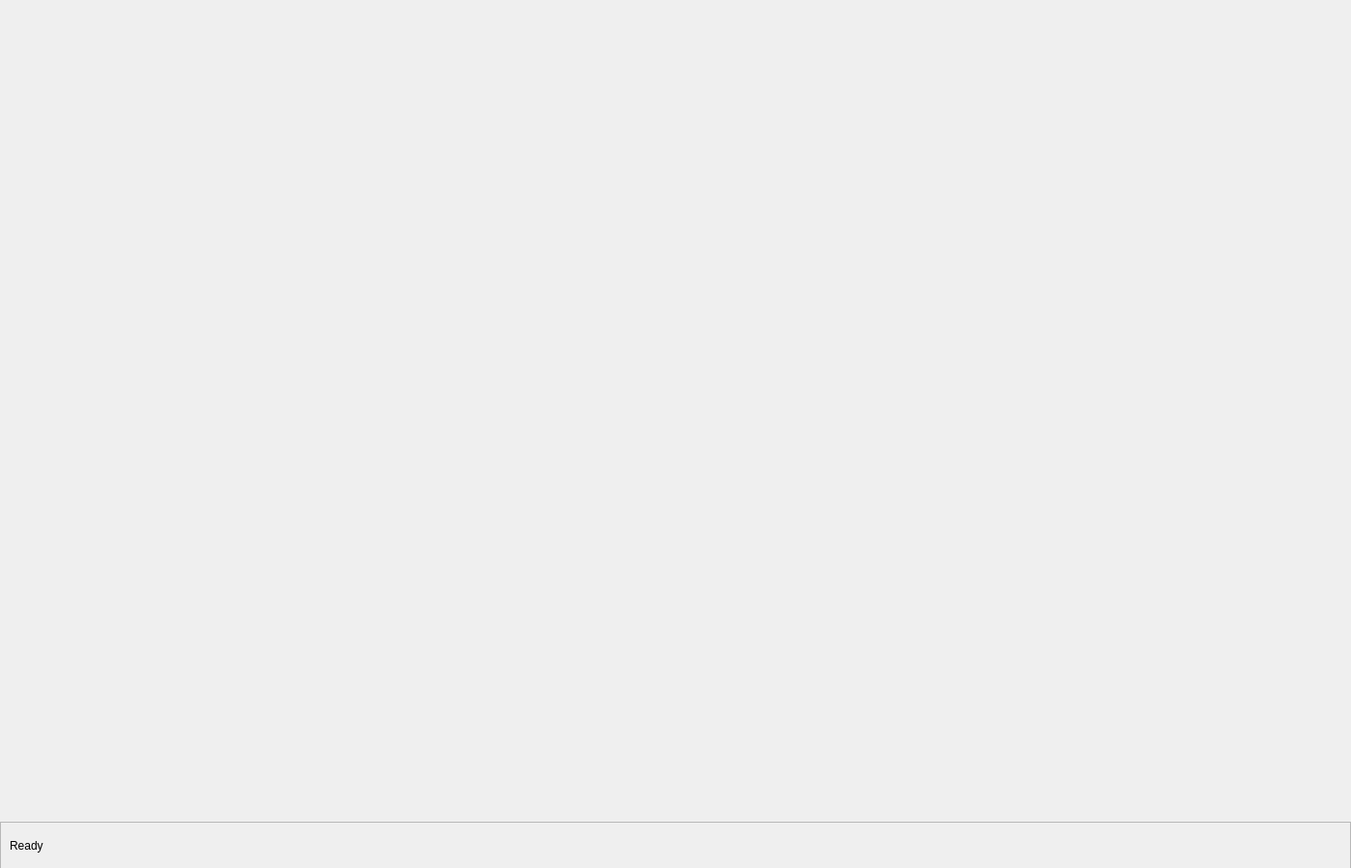
<?xml version="1.0" encoding="UTF-8"?>
<ui version="4.0">
 <class>Form</class>
 <widget class="QWidget" name="Form">
  <property name="geometry">
   <rect>
    <x>0</x>
    <y>0</y>
    <width>1400</width>
    <height>900</height>
   </rect>
  </property>
  <property name="minimumSize">
   <size>
    <width>1200</width>
    <height>800</height>
   </size>
  </property>
  <property name="windowTitle">
   <string>Luma Tools</string>
  </property>
  <layout class="QVBoxLayout" name="mainLayout">
   <property name="spacing">
    <number>0</number>
   </property>
   <property name="leftMargin">
    <number>0</number>
   </property>
   <property name="topMargin">
    <number>0</number>
   </property>
   <property name="rightMargin">
    <number>0</number>
   </property>
   <property name="bottomMargin">
    <number>0</number>
   </property>
   <item>
    <widget class="QTabWidget" name="tabWidget">
     <property name="currentIndex">
      <number>0</number>
     </property>
     <property name="documentMode">
      <bool>true</bool>
     </property>
     <property name="tabsClosable">
      <bool>false</bool>
     </property>
     <property name="movable">
      <bool>true</bool>
     </property>
    </widget>
   </item>
   <item>
    <widget class="QFrame" name="statusBar">
     <property name="minimumSize">
      <size>
       <width>0</width>
       <height>50</height>
      </size>
     </property>
     <property name="maximumSize">
      <size>
       <width>16777215</width>
       <height>45</height>
      </size>
     </property>
     <property name="frameShape">
      <enum>QFrame::StyledPanel</enum>
     </property>
     <property name="frameShadow">
      <enum>QFrame::Sunken</enum>
     </property>
     <layout class="QHBoxLayout" name="statusBarLayout">
      <property name="spacing">
       <number>10</number>
      </property>
      <item>
       <widget class="QLabel" name="StatusLabel">
        <property name="text">
         <string>Ready</string>
        </property>
       </widget>
      </item>
      <item>
       <spacer name="horizontalSpacer_5">
        <property name="orientation">
         <enum>Qt::Horizontal</enum>
        </property>
        <property name="sizeHint" stdset="0">
         <size>
          <width>40</width>
          <height>20</height>
         </size>
        </property>
       </spacer>
      </item>
     </layout>
    </widget>
   </item>
  </layout>
 </widget>
 <resources/>
 <connections/>
</ui>
